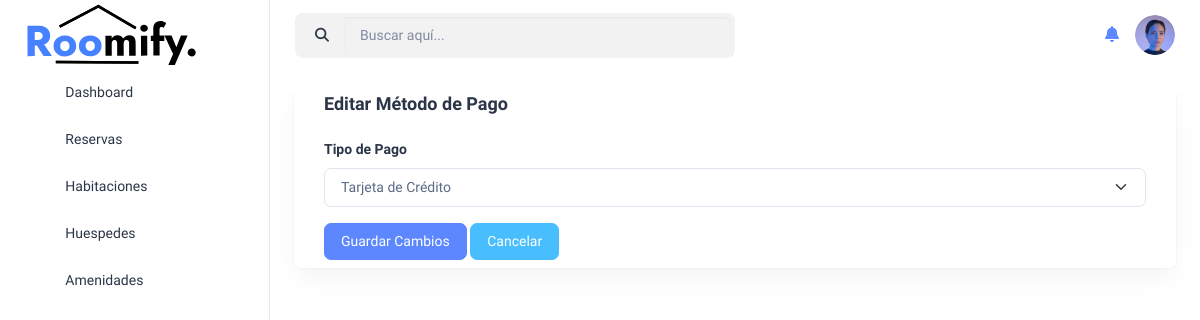
/programas/tipo_de_pago/edit.php?id=1, run on an earlier commit of the app's database.
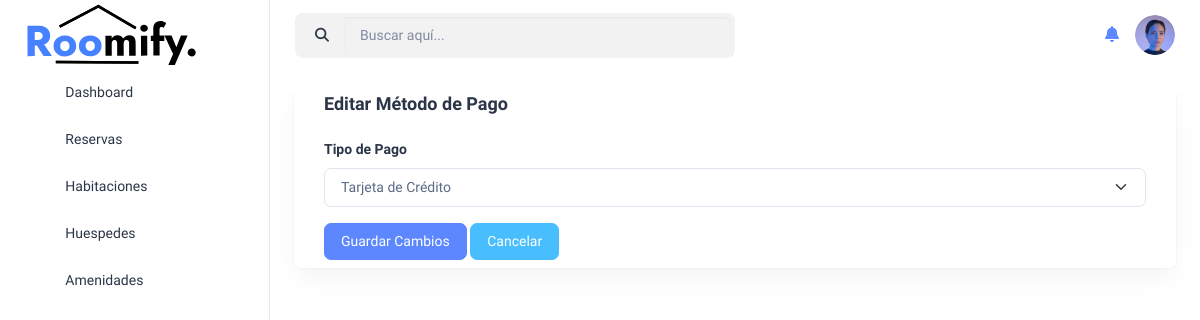
And on a later commit of the database.
### tables this page shows
CREATE TABLE `metodo_pago` (
  `id_metodo_pago` int(11) NOT NULL,
  `tipo_pago` varchar(50) DEFAULT NULL,
  `descripcion_pago` varchar(255) DEFAULT NULL
);

### programas/tipo_de_pago/edit.php (the view, shortened to what the changed rows need)
<?php
include("../../conexion.php");
if (isset($_GET['id'])) {
    $id_metodo_pago = $_GET['id'];
    $sentencia = $conexion->prepare("SELECT * FROM metodo_pago WHERE id_metodo_pago = :id");
    $sentencia->bindParam(':id', $id_metodo_pago, PDO::PARAM_INT);
    $sentencia->execute();
    $metodo_pago = $sentencia->fetch(PDO::FETCH_ASSOC);
}
?>
<!doctype html>
<html lang="es">
<head>
    <link rel="stylesheet" href="../../assets/css/styles.min.css" />
    <link rel="stylesheet" href="https://cdnjs.cloudflare.com/ajax/libs/font-awesome/6.5.1/css/all.min.css">
</head>
<body>
    <div class="page-wrapper" id="main-wrapper" data-layout="vertical" data-navbarbg="skin6" data-sidebartype="full"
        data-sidebar-position="fixed" data-header-position="fixed">
        <div class="body-wrapper">
            <div class="container-fluid">
                <div class="container-content">
                    <div class="row">
                        <div class="col-lg-12 d-flex align-items-stretch">
                            <div class="card w-100">
                                <div class="card-body py-2">
                                    <form method="POST" action="edit.php">
                                        <div class="mb-3">
                                            <label for="tipo_pago" class="form-label">Tipo de Pago</label>
                                            <select class="form-select" id="tipo_pago" name="tipo_pago" required>
                                                <option value="Tarjeta de Crédito" <?php echo ($metodo_pago['tipo_pago'] == 'Tarjeta de Crédito') ? 'selected' : ''; ?>>Tarjeta de Crédito</option>
                                            </select>
                                        </div>
                                    </form>
                                </div>
                            </div>
                        </div>
                    </div>
                </div>
            </div>
        </div>
    </div>
</body>
</html>

What changed in the data, as far as the page shows it:
now on this page (row edited): metodo_pago: tipo_pago "Tarjeta de Crédito"
Also different on the page:
form field tipo_pago: "Tarjeta de Crédito" → (not shown)
